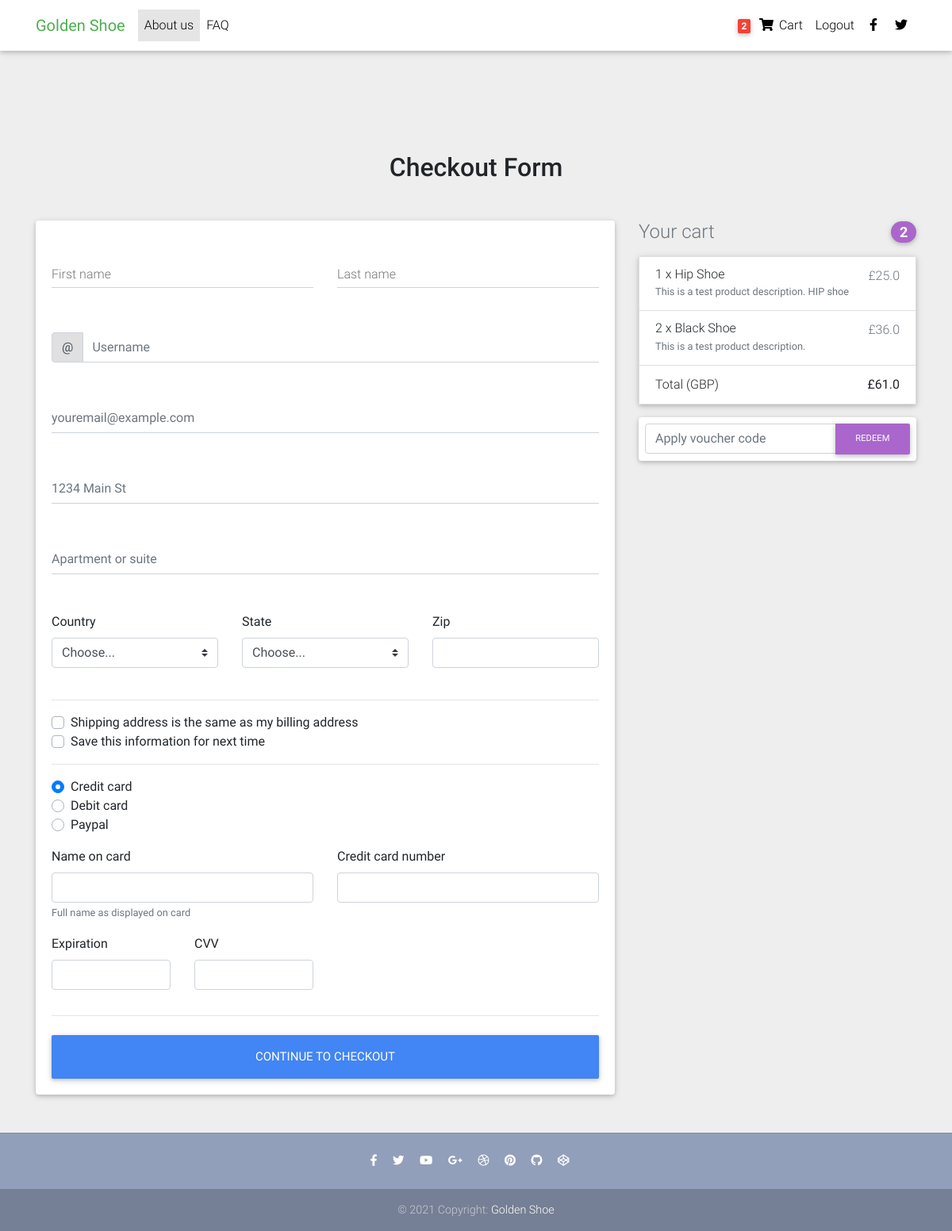
The page /checkout/ (signed in) on the database its author committed.
### core/models.py (models this page shows, shortened)
class Order(models.Model):
    user = models.ForeignKey(settings.AUTH_USER_MODEL, on_delete = models.CASCADE)
    ordered = models.BooleanField(default=False)
    start_date = models.DateTimeField(auto_now_add=True)
    items = models.ManyToManyField(OrderItem)
    ordered_date = models.DateTimeField()
    voucher = models.ForeignKey('Voucher',on_delete=models.SET_NULL, blank=True, null=True)
    def get_order_total(self):
        total = 0 #assignment
        for order_item in self.items.all():
            total += order_item.get_total_item_price()
        if self.voucher:
            total -= self.voucher.amount
        return total

class OrderItem(models.Model):
    user = models.ForeignKey(settings.AUTH_USER_MODEL, on_delete = models.CASCADE)
    ordered = models.BooleanField(default=False)
    savings = False
    item = models.ForeignKey(Item, on_delete = models.CASCADE)
    quantity = models.IntegerField(default=1)
    def get_total_item_price(self):
        if (self.item.discount_price):
            total_item_price = self.quantity * self.item.discount_price
            savings = True
            return total_item_price
        else:
            total_item_price = self.quantity * self.item.price
            return total_item_price

class Item(models.Model):
    title = models.CharField(max_length = 100)
    price = models.FloatField()
    discount_price = models.FloatField(blank=True, null=True)
    category = models.CharField(choices=CATEGORY_CHOICES, max_length=2)
    label = models.CharField(choices=LABEL_CHOICES, max_length=1)
    slug = models.SlugField()
    description = models.TextField()
    out_of_stock = models.BooleanField(default=False)

### core/views.py (the view)
# urls.py: path('checkout/', CheckoutView.as_view(), name = 'checkout'),
class CheckoutView(LoginRequiredMixin,View):
    def get(self, *args, **kwargs):
        try:
            order = Order.objects.get(user=self.request.user, ordered=False)
            context = { 'order': order , 'voucherform': VoucherForm()   }
            return render(self.request, 'checkout-page.html', context)
        except ObjectDoesNotExist:
            messages.info(self.request, "You do not have an active order")
            return redirect("core:checkout")

### core/models.py
class VoucherForm(forms.Form):
    code = forms.CharField(widget=forms.TextInput(
        attrs=
        {
            'class': 'form-control',
            'placeholder': 'Apply voucher code',
            'aria-label': 'Recipient\'s username',
            'aria-describedby': 'basic-addon2'
        }))

### core/templatetags/cart_template_tags.py (called while the page is built)
@register.filter
def cart_item_count(user):
    if user.is_authenticated:
        qs = Order.objects.filter(user=user, ordered=False)
        if qs.exists():
            return qs[0].items.count()
    return 0

### templates/checkout-page.html (shortened to what this page needs)
{% load static %}
<!DOCTYPE html>
<html lang="en">
<head>
  <link rel="stylesheet" href="https://use.fontawesome.com/releases/v5.11.2/css/all.css">
  <link href="{% static 'css/bootstrap.min.css' %}" rel="stylesheet">
  <link href="{% static 'css/mdb.min.css' %}" rel="stylesheet">
  <link href="{% static 'css/style.min.css' %}" rel="stylesheet">
</head>
<body class="grey lighten-3">
  {% include "message_notification.html" %}
  {% include "navbar.html" %}
  <main class="mt-5 pt-4">
    <div class="container wow fadeIn">
      <h2 class="my-5 h2 text-center">Checkout Form</h2>
      <div class="row">
        <div class="col-md-8 mb-4">
          <div class="card">
            <form class="card-body">
              <div class="row">
                <div class="col-md-6 mb-2">
                  <div class="md-form ">
                    <input type="text" id="firstName" class="form-control">
                    <label for="firstName" class="">First name</label>
                  </div>
                </div>
                <div class="col-md-6 mb-2">
                  <div class="md-form">
                    <input type="text" id="lastName" class="form-control">
                    <label for="lastName" class="">Last name</label>
                  </div>
                </div>
              </div>
              <div class="md-form input-group pl-0 mb-5">
                <div class="input-group-prepend">
                  <span class="input-group-text" id="basic-addon1">@</span>
                </div>
                <input type="text" class="form-control py-0" placeholder="Username" aria-describedby="basic-addon1">
              </div>
              <div class="md-form mb-5">
                <input type="text" id="email" class="form-control" placeholder="youremail@example.com">
              </div>
              <div class="md-form mb-5">
                <input type="text" id="address" class="form-control" placeholder="1234 Main St">
              </div>
              <div class="md-form mb-5">
                <input type="text" id="address-2" class="form-control" placeholder="Apartment or suite">
              </div>
              <div class="row">
                <div class="col-lg-4 col-md-12 mb-4">
                  <label for="country">Country</label>
                  <select class="custom-select d-block w-100" id="country" required>
                    <option value="">Choose...</option>
                  </select>
                </div>
                <div class="col-lg-4 col-md-6 mb-4">
                  <label for="state">State</label>
                  <select class="custom-select d-block w-100" id="state" required>
                    <option value="">Choose...</option>
                  </select>
                </div>
                <div class="col-lg-4 col-md-6 mb-4">
                  <label for="zip">Zip</label>
                  <input type="text" class="form-control" id="zip" placeholder="" required>
                </div>
              </div>
              <hr>
              <div class="custom-control custom-checkbox">
                <label class="custom-control-label" for="same-address">Shipping address is the same as my billing address</label>
              </div>
              <div class="custom-control custom-checkbox">
                <label class="custom-control-label" for="save-info">Save this information for next time</label>
              </div>
              <hr>
              <div class="d-block my-3">
                <div class="custom-control custom-radio">
                  <label class="custom-control-label" for="credit">Credit card</label>
                </div>
                <div class="custom-control custom-radio">
                  <label class="custom-control-label" for="debit">Debit card</label>
                </div>
                <div class="custom-control custom-radio">
                  <label class="custom-control-label" for="paypal">Paypal</label>
                </div>
              </div>
              <div class="row">
                <div class="col-md-6 mb-3">
                  <label for="cc-name">Name on card</label>
                  <input type="text" class="form-control" id="cc-name" placeholder="" required>
                  <small class="text-muted">Full name as displayed on card</small>
                </div>
                <div class="col-md-6 mb-3">
                  <label for="cc-number">Credit card number</label>
                  <input type="text" class="form-control" id="cc-number" placeholder="" required>
                </div>
              </div>
              <div class="row">
                <div class="col-md-3 mb-3">
                  <label for="cc-expiration">Expiration</label>
                  <input type="text" class="form-control" id="cc-expiration" placeholder="" required>
                </div>
                <div class="col-md-3 mb-3">
                  <label for="cc-expiration">CVV</label>
                  <input type="text" class="form-control" id="cc-cvv" placeholder="" required>
                </div>
              </div>
              <hr class="mb-4">
              <button class="btn btn-primary btn-lg btn-block" type="submit">Continue to checkout</button>
            </form>
          </div>
        </div>
        <div class="col-md-4 mb-4">
          <h4 class="d-flex justify-content-between align-items-center mb-3">
            <span class="text-muted">Your cart</span>
            <span class="badge badge-secondary badge-pill">{{ order.items.count }}</span>
          </h4>
          <ul class="list-group mb-3 z-depth-1">
            {% for order_item in order.items.all %}
            <li class="list-group-item d-flex justify-content-between lh-condensed">
              <div>
                <h6 class="my-0">{{ order_item.quantity }} x {{ order_item.item.title }}</h6>
                <small class="text-muted">{{ order_item.item.description }}</small>
              </div>
              <span class="text-muted">£{{ order_item.get_total_item_price}}</span>
            </li>
            {% endfor %}
            <li class="list-group-item d-flex justify-content-between">
              <span>Total (GBP)</span>
              <strong>£{{ order.get_order_total }}</strong>
            </li>
          </ul>
          <form class="card p-2" action = "{% url 'core:add-voucher' %}" method = "POST">
            <div class="input-group">
              {{ voucherform.code }}
              <div class="input-group-append">
                <button class="btn btn-secondary btn-md waves-effect m-0" type="submit">Redeem</button>
              </div>
            </div>
          </form>
        </div>
      </div>
    </div>
  </main>
  {% include "footer.html" %}
</body>
</html>

### templates/navbar.html (shortened to what this page needs)
  {% load cart_template_tags %}
  {% block navbar %}
  <nav class="navbar fixed-top navbar-expand-lg navbar-light white scrolling-navbar">
    <div class="container">
      <a class="navbar-brand waves-effect" href="http://127.0.0.1:8000/" target="_self">
        <strong class="green-text" href>Golden Shoe</strong>
      </a>
      <div class="collapse navbar-collapse" id="navbarSupportedContent">
        <ul class="navbar-nav mr-auto">
          <li class="nav-item active">
            <a class="nav-link waves-effect" href="#">About us
            </a>
          </li>
          <li class="nav-item">
            <a class="nav-link waves-effect" href="/faq" target="_blank">FAQ</a>
          </li>
        </ul>
        <ul class="navbar-nav nav-flex-icons">
          {% if request.user.is_authenticated %}
          <li class="nav-item">
            <a href="{% url 'core:order-summary'%}" class="nav-link waves-effect">
              <span class="badge red z-depth-1 mr-1"> {{ request.user|cart_item_count }} </span>
              <i class="fas fa-shopping-cart"></i>
              <span class="clearfix d-none d-sm-inline-block"> Cart </span>
            </a>
          </li>
          <li class="nav-item">
            <a class="nav-link waves-effect" href="{% url 'account_logout' %}">
              <span class="clearfix d-none d-sm-inline-block"> Logout </span>
            </a>
          </li>
          {% endif %}
          <li class="nav-item">
            <a href="https://www.facebook.com/" class="nav-link waves-effect" target="_blank">
              <i class="fab fa-facebook-f"></i>
            </a>
          </li>
          <li class="nav-item">
            <a href="https://twitter.com/" class="nav-link waves-effect" target="_blank">
              <i class="fab fa-twitter"></i>
            </a>
          </li>
        </ul>
      </div>
    </div>
  </nav>
  {% endblock %}

### rows shown on the page
Order: items.count "2", get_order_total "61.0"
OrderItem: quantity "1", item "Hip Shoe", item.description "This is a test product description. HIP shoe", get_total_item_price "25.0"
OrderItem: quantity "2", item "Black Shoe", item.description "This is a test product description.", get_total_item_price "36.0"

### other values the page prints
{{ request.user|cart_item_count }} "2"
